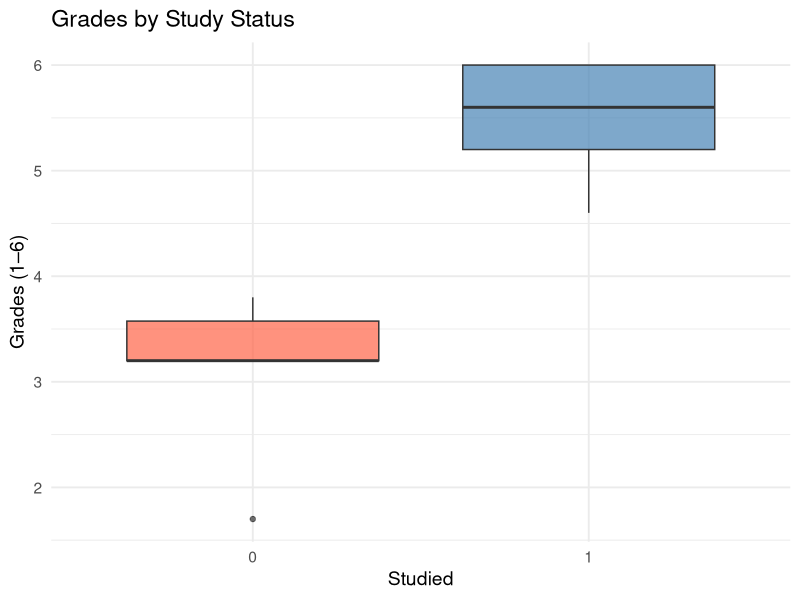
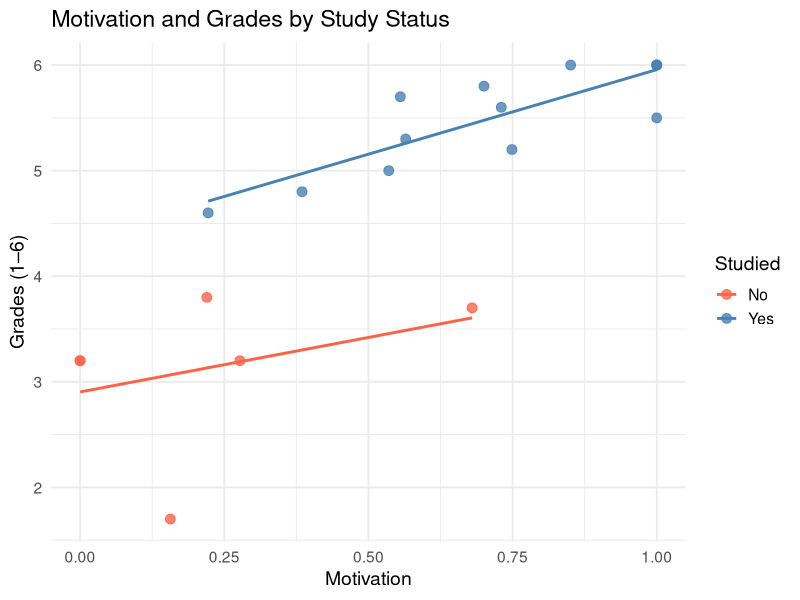

Write R code to recreate these figures, in order.
## ---- chunk 1
#| echo: false

# Load libraries
library(dplyr)
library(stringr)

# Create dataset 
data <- tribble(
  ~Surname,         ~Name,
  "Brown",          "Elli Margaret",
  "Demir",          "Rojhat Yigit",
  "Djogova",        "Nikolina",
  "Eymann",         "Bernhard",
  "Flütsch",        "Reto",
  "Gaggini",        "Clelia",
  "Graf",           "Robin",
  "Hager",          "Lisa Anna",
  "Herrera Garcia", "Juan Manuel",
  "Hofer",          "Nadja Alexandra",
  "Klamt",          "Reachel",
  "Landis",         "Olivia Lea",
  "Lunkova",        "Anastasiia",
  "Michel",         "Fabian",
  "Moses",          "Emmanuel Saba",
  "Paraboni",       "Giulio",
  "Rios Quiroz",    "Laura",
  "Robatel",        "Annick France",
  "Schwegler",      "Salome Claudia"
)

# Combine Surname and Name into Full_Name
data <- data |>
  mutate(
    Full_Name = paste(Surname, Name),
    
    # Simple heuristic to infer gender
    Gender = case_when(
      Name %in% c("Bernhard", "Reto", "Robin", "Juan Manuel", "Fabian",
                  "Emmanuel Saba", "Giulio", "Rojhat Yigit") ~ "Male",
      TRUE ~ "Female"
    ),
    
    # Count number of words in full name
    Name_Length = str_length(str_remove_all(Full_Name, "\\s"))
  ) |>
  select(Full_Name, Gender, Name_Length)

# Simulate study and grade variables
set.seed(123)  # for reproducibility

data <- data |>
  mutate(
    # Binary variable: probability of studying (some students study, some don't)
    Study = rbinom(n(), 1, 0.5),

    # Grades: base + effect of studying + random noise
    Grades = pmin(
      6,  # upper bound
      pmax(
        1,  # lower bound
        round(
          3 +                # base grade level
          3.2 * Study +      # positive effect of studying
          rnorm(n(), 0, 0.5),# random noise
          1
        )
      )
    )
  )
## ---- chunk 2
#| echo: false
#| message: false
#| warning: false
#| code-line-numbers: "|1"

# View first few rows of the new variable
head(data |> select(Full_Name, Study, Grades))
## ---- chunk 3
#| echo: false
#| message: false
#| warning: false
#| code-line-numbers: "|1"

# Difference in means
mean(data$Grades[data$Study == 1]) - mean(data$Grades[data$Study == 0])
## ---- chunk 4
#| echo: false

set.seed(123)

data <- data |>
  mutate(
    # Motivation: continuous 0–1 scale
    Motivation = pmin(pmax(rnorm(n(), mean = 0.5, sd = 0.5), 0), 1),

    # Probability of studying increases with motivation
    Study = rbinom(n(), 1, plogis(-0.2 + 0.6 * Motivation)),

    # Grades: base + smaller effect of studying + motivation + noise
    Grades = pmin(
      6,  # upper bound
      pmax(
        1,  # lower bound
        round(
          3 +                    # base grade level
          1.2 * Study +          # smaller causal effect of studying
          2.0 * Motivation +     # motivation drives both study and grades
          rnorm(n(), 0, 0.5),    # random noise
          1
        )
      )
    )
  )

## ---- chunk 5
#| echo: false
#| message: false
#| warning: false
#| code-line-numbers: "|1"

# View first few rows of the new variable
head(data |> select(Full_Name, Study, Grades, Motivation))
## ---- chunk 6
#| echo: false
#| message: false
#| warning: false
#| eval: true

library(ggplot2)

ggplot(data, aes(x = factor(Study), y = Grades, fill = factor(Study))) +
  geom_boxplot(alpha = 0.7) +
  scale_fill_manual(
    name = "Studied",
    values = c("0" = "tomato", "1" = "steelblue"),
    labels = c("No", "Yes")
  ) +
  labs(
    title = "Grades by Study Status",
    x = "Studied",
    y = "Grades (1–6)"
  ) +
  theme_minimal(base_size = 14) +
  theme(legend.position = "none")
## ---- chunk 7
#| echo: false
#| message: false
#| warning: false
#| eval: true

library(ggplot2)

ggplot(data, aes(x = Motivation, y = Grades, color = factor(Study))) +
  geom_point(size = 3, alpha = 0.8) +
  geom_smooth(method = "lm", se = FALSE) +
  scale_color_manual(
    name = "Studied",
    values = c("0" = "tomato", "1" = "steelblue"),
    labels = c("No", "Yes")
  ) +
  labs(
    title = "Motivation and Grades by Study Status",
    x = "Motivation",
    y = "Grades (1–6)"
  ) +
  theme_minimal(base_size = 14)
